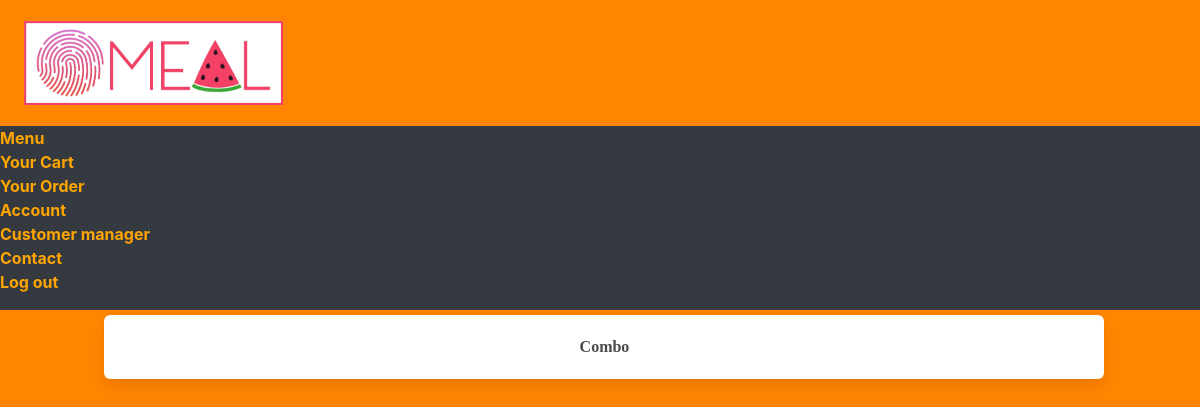
Page /combo on the earlier database version.
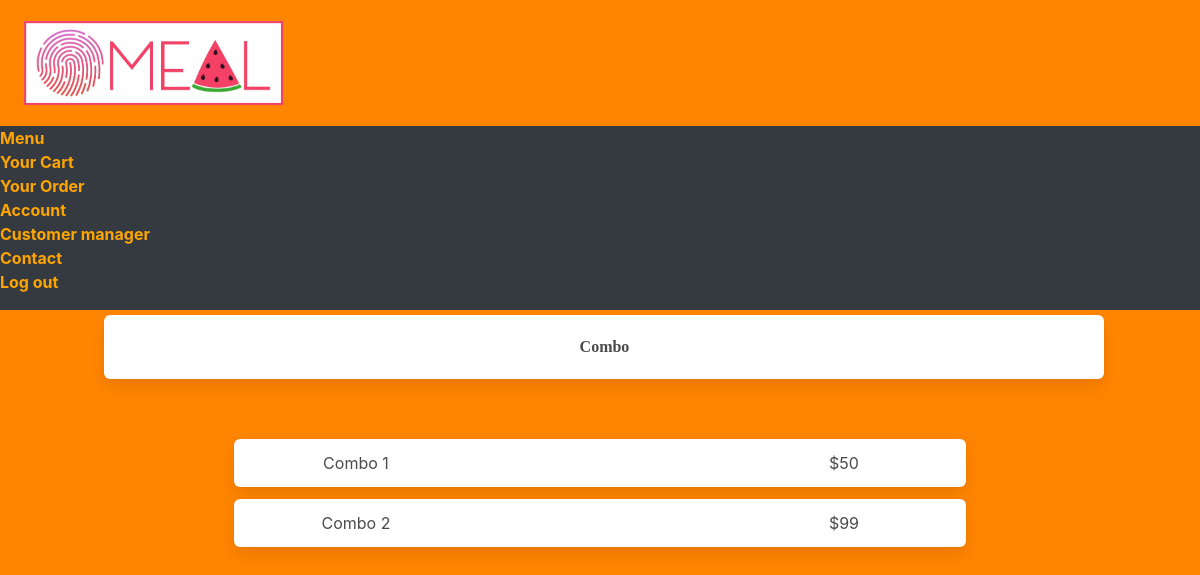
Same page on the later database version.
### main.py (models this page shows, shortened)
class Combo(db.Model):
    id = db.Column(db.Integer, primary_key=True)
    name = db.Column(db.String(200), nullable=False)
    price = db.Column(db.Integer)

### main.py (the view)
@main.route('/combo', methods=['GET'])
def combo():
    dishes = Combo.query.order_by(Combo.id).all()
    return render_template('view_option/view_menu/combo.html', dishes=dishes)

### templates/view_option/view_menu/combo.html (shortened to what this page needs)
{% extends "base.html" %}
{% block head%}
    <link rel= "stylesheet" type= "text/css" href= "{{ url_for('static',filename='styles/view_menu/style_each_menu.css') }}">
{%endblock%}
{% block body%}
<div class="box choosing-option has-text-weight-bold">Combo</div>
<section class="section">
    {% for dish in dishes %}
    <div class="container">
        <div class=" columns has-text-centered is-mobile">
            <div class="column is-1"></div>
            <a href="/combo/{{dish.id}}" class="column box has-text-centered is-8">
                <div class="columns is-mobile">
                    <div class="column is1">{{ dish.name }}</div>
                    <div class="column is7"></div>
                    <div class="column is4">${{ dish.price }}</div>
                </div>
            </a>
            <div class="column is-1"></div>
        </div>
    </div>
    {% endfor %}
</section>
{%endblock%}

Differences in the rows shown:
added Combo: name "Combo 1", price "50"
added Combo: name "Combo 2", price "99"
